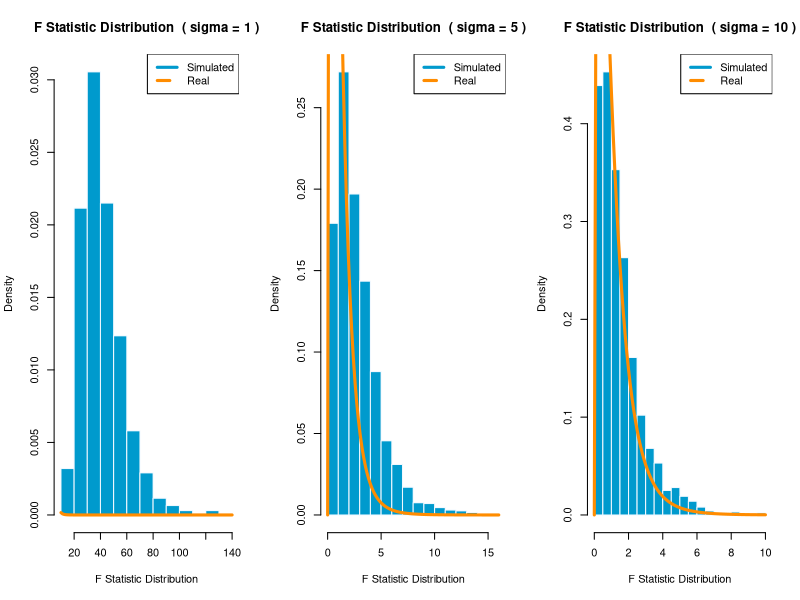
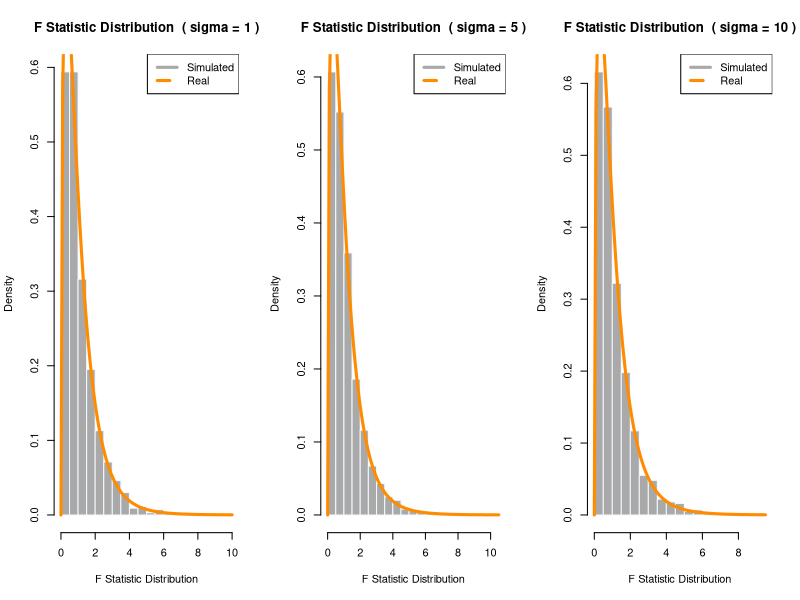
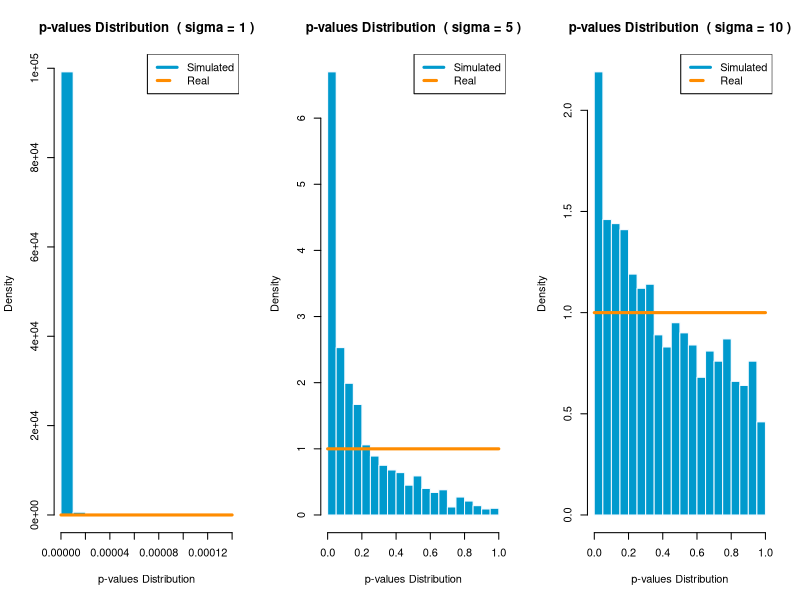
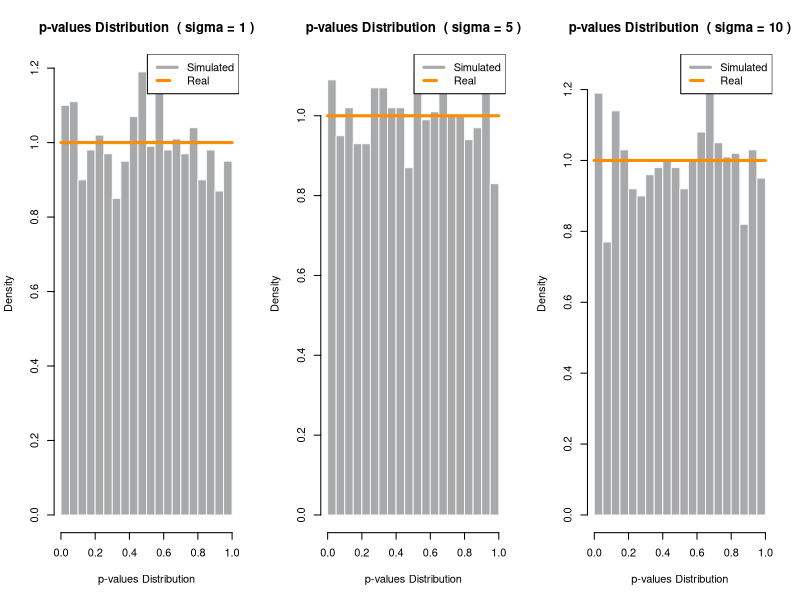
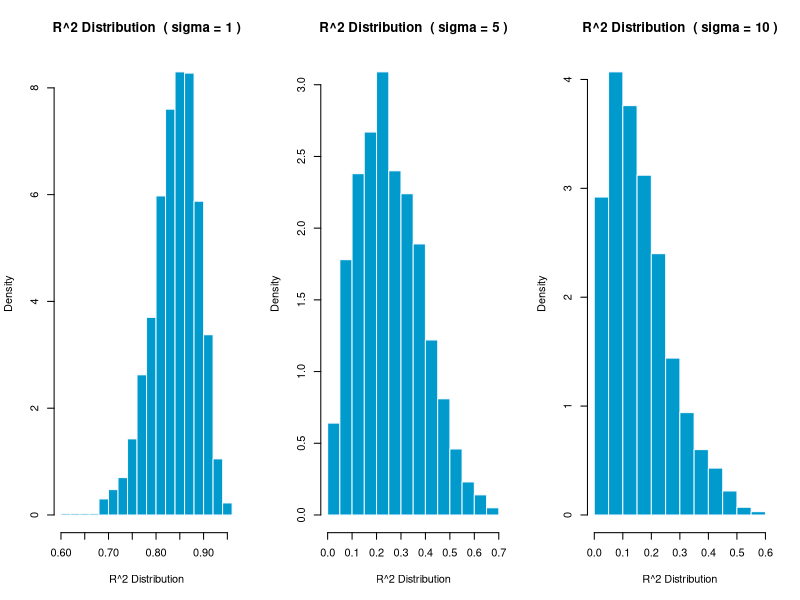
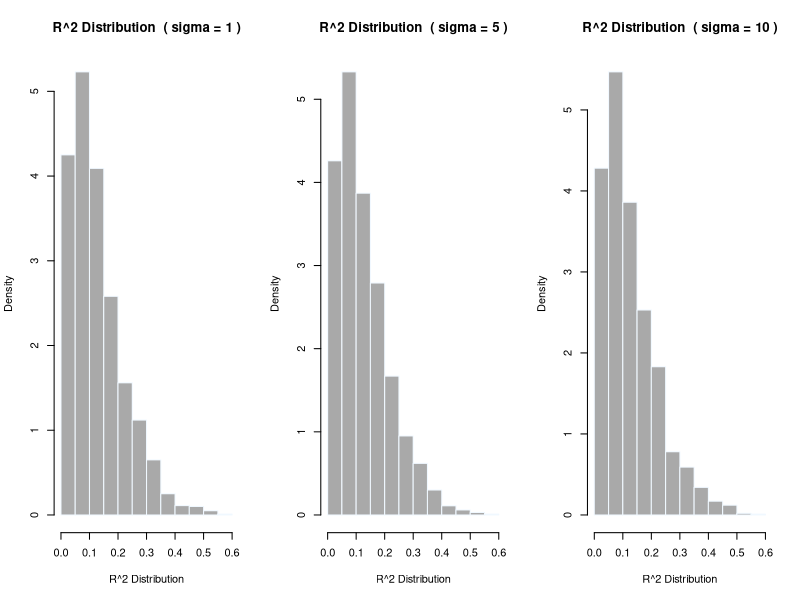

Source code (R) for these figures, in order:
## ---- chunk 1
library(readr)
study1_data <- read_csv("./study_1.csv")

head(study1_data)

## ---- chunk 2
# Set a seed to have a stable generation of random numbers
birthday = 19820426
set.seed(birthday)
## ---- chunk 3
generate_mlr_data <- function(X, betas, sigma = 1) {
  n <- nrow(X)
  epsilon <- rnorm(n = n, mean = 0, sd = sigma)
  X_full <- as.matrix(cbind(1, X))
  X$y <- (X_full %*% betas) + epsilon
  as.data.frame(X)
}

## ---- chunk 4
loop_simulation <- function (X, betas, num_simulations = 2000, sigma = 1) {
  fstats <- rep(0, num_simulations)
  pvals <- rep(0, num_simulations)
  r2s <- rep(0, num_simulations)
  for (i in 1:num_simulations) {
    sim_data <- generate_mlr_data(X, matrix(betas), sigma)
    sim_model <- lm(y ~ ., data = sim_data)
    ft <- unname(summary(sim_model)$fstatistic)
    fstats[i] <- ft[1]
    pvals[i] <- 1 - pf(ft[1], df1 = ft[2], df2 = ft[3])
    r2s[i] <- summary(sim_model)$r.squared
  }
  list(
    fstats = fstats,
    pvals = pvals,
    r2s = r2s
    )
}

## ---- chunk 5
# Only take the predictor columns x_i
X <- study1_data[, 2:4]
# The beta values for the significant model
sig_betas <- c(3, 1, 1, 1)
# The beta values for the non-significant model
nosig_betas <- c(3, 0, 0, 0)
# The 3 sigma values to use on each model
sigma_1 <- 1
sigma_5 <- 5
sigma_10 <- 10

num_sims <- 2000

# Simulations for the significant model 
signif_1 <- loop_simulation(X, sig_betas, num_simulations = num_sims, sigma_1)
signif_5 <- loop_simulation(X, sig_betas, num_simulations = num_sims, sigma_5)
signif_10 <- loop_simulation(X, sig_betas, num_simulations = num_sims, sigma_10)

# Simulations for the non-significant model 
nosignif_1 <- loop_simulation(X, nosig_betas, num_simulations = num_sims, sigma_1)
nosignif_5 <- loop_simulation(X, nosig_betas, num_simulations = num_sims, sigma_5)
nosignif_10 <- loop_simulation(X, nosig_betas, num_simulations = num_sims, sigma_10)

## ---- chunk 6
graph_helper <- function(simuldata, sigma, dist_curve = "", color, title) {
  hist(simuldata, probability = TRUE, breaks = 15,
     xlab = title, 
     main = paste(title," ( sigma =", sigma,")"), 
     col = color,
     border = "aliceblue")

  if(dist_curve == "f") {
    curve(df(x, df1 = 4 - 1, df2 = 25 - 4),
        col = "darkorange", 
        add = TRUE, lwd = 3
        )
  }
  
  if(dist_curve == "unif") {
    curve(dunif(x),
      col = "darkorange", 
      add = TRUE, lwd = 3
      )
  }
  
  if(dist_curve != "") {
    legend("topright", c("Simulated", "Real"), 
         lty = c(1, 2),
         lwd = 3,
         col = c(color, "darkorange"))
  }
}

## ---- chunk 7
par(mfrow=c(1, 3))
title <- "F Statistic Distribution"
graph_helper(signif_1$fstats, sigma_1, "f", color = "deepskyblue3", title)
graph_helper(signif_5$fstats, sigma_5, "f", color = "deepskyblue3", title)
graph_helper(signif_10$fstats, sigma_10, "f", color = "deepskyblue3", title)
## ---- chunk 8
par(mfrow=c(1, 3))
graph_helper(nosignif_1$fstats, sigma_1, "f", color = "darkgray", title)
graph_helper(nosignif_5$fstats, sigma_5, "f", color = "darkgray", title)
graph_helper(nosignif_10$fstats, sigma_10, "f", color = "darkgray", title)
## ---- chunk 9
par(mfrow=c(1, 3))
title <- "p-values Distribution"
graph_helper(signif_1$pvals, sigma_1, "unif", color = "deepskyblue3", title)
graph_helper(signif_5$pvals, sigma_5, "unif", color = "deepskyblue3", title)
graph_helper(signif_10$pvals, sigma_10, "unif", color = "deepskyblue3", title)

## ---- chunk 10
par(mfrow=c(1, 3))
graph_helper(nosignif_1$pvals, sigma_1, "unif", color = "darkgray", title)
graph_helper(nosignif_5$pvals, sigma_5, "unif", color = "darkgray", title)
graph_helper(nosignif_10$pvals, sigma_10, "unif", color = "darkgray", title)
## ---- chunk 11
par(mfrow=c(1, 3))
title <- "R^2 Distribution"
graph_helper(signif_1$r2s, sigma_1, color = "deepskyblue3", title = title)
graph_helper(signif_5$r2s, sigma_5, color = "deepskyblue3", title = title)
graph_helper(signif_10$r2s, sigma_10, color = "deepskyblue3", title = title)
## ---- chunk 12
par(mfrow=c(1, 3))
title <- "R^2 Distribution"
graph_helper(nosignif_1$r2s, sigma_1, color = "darkgray", title = title)
graph_helper(nosignif_5$r2s, sigma_5, color = "darkgray", title = title)
graph_helper(nosignif_10$r2s, sigma_10, color = "darkgray", title = title)
